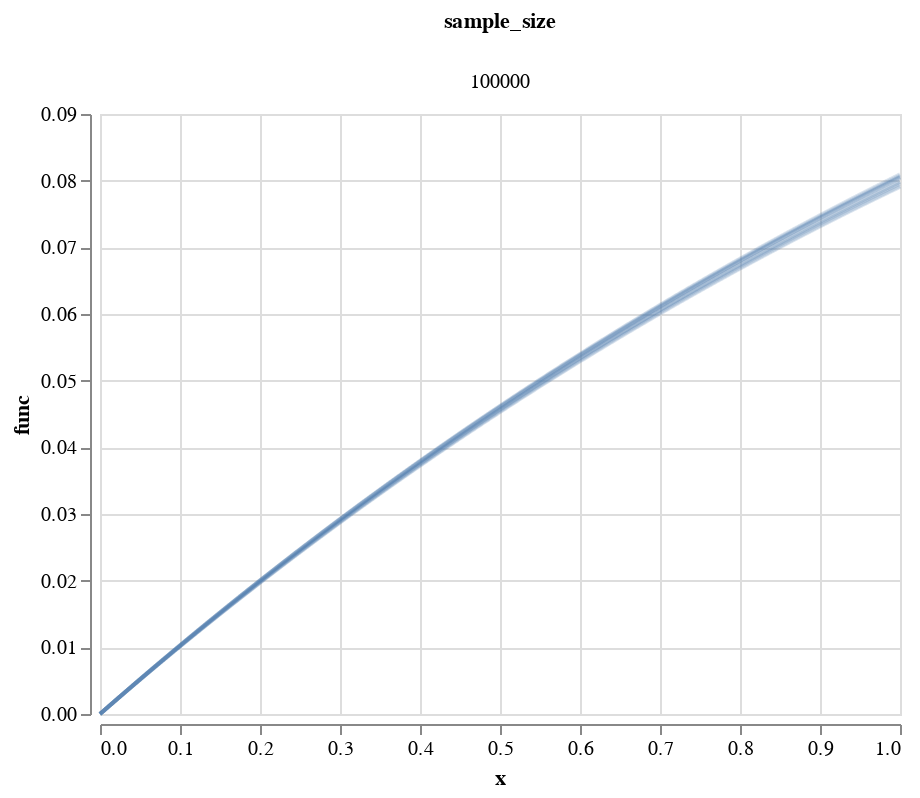

Notebook source saved alongside this figure:
### Markdown cell above
# Kelly Under Some Distributions

## Objective

The goal of this lab is to experiment with how the Kelly strategy behaves under some different distributions.

## Univariate Lognormal

This seems like a natural example to start with. In the univariate case $G(\lambda) = \mathbb{E}[\log( 1-\lambda + \lambda e^{\mu + \sigma Z} )]$ for $Z \sim \mathcal{N}(0, 1)$.

With typical equity parameters, the Kelly strategy is all-in:

### Code cell
plot_sampled_func(
    univariate_log_return,
    make_lognormal_return_sampler(mu=0.08, sigma=0.2),
    num_func_samples=10,
    across_sample_sizes=[100000],
)

### Figure 1 — Vega-Lite specification as saved in the notebook (floating-point values rounded to 4 significant figures; data arrays with more than 128 entries replaced by an {"elided": "..."} marker saying what was removed)
{"config": {"view": {"continuousWidth": 400, "continuousHeight": 300}}, "data": {"name": "data-ebb4e7fcfeef9ea4ca2918dbf28a9ad0"}, "mark": "line", "encoding": {"column": {"type": "ordinal", "field": "sample_size"}, "detail": {"type": "quantitative", "field": "instance"}, "opacity": {"value": 0.2}, "x": {"type": "quantitative", "field": "x"}, "y": {"type": "quantitative", "field": "func"}}, "$schema": "https://vega.github.io/schema/vega-lite/v4.8.1.json", "datasets": {"data-ebb4e7fcfeef9ea4ca2918dbf28a9ad0": {"elided": "10000 records"}}}
